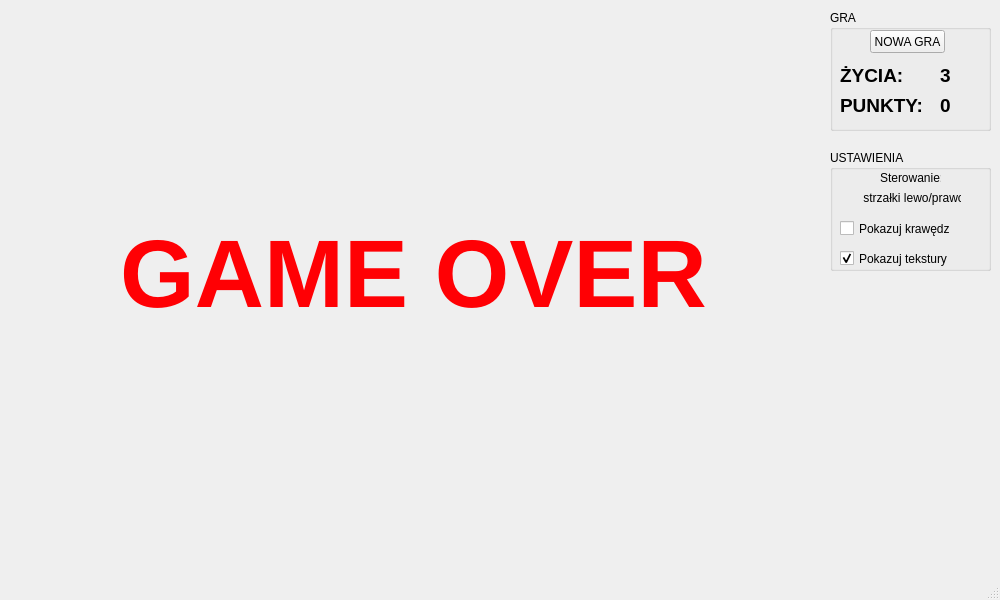
<?xml version="1.0" encoding="UTF-8"?>
<ui version="4.0">
 <class>MainWindow</class>
 <widget class="QMainWindow" name="MainWindow">
  <property name="enabled">
   <bool>true</bool>
  </property>
  <property name="geometry">
   <rect>
    <x>0</x>
    <y>0</y>
    <width>1000</width>
    <height>600</height>
   </rect>
  </property>
  <property name="sizePolicy">
   <sizepolicy hsizetype="MinimumExpanding" vsizetype="Preferred">
    <horstretch>0</horstretch>
    <verstretch>0</verstretch>
   </sizepolicy>
  </property>
  <property name="minimumSize">
   <size>
    <width>1000</width>
    <height>600</height>
   </size>
  </property>
  <property name="maximumSize">
   <size>
    <width>1000</width>
    <height>600</height>
   </size>
  </property>
  <property name="baseSize">
   <size>
    <width>1000</width>
    <height>600</height>
   </size>
  </property>
  <property name="windowTitle">
   <string>Project</string>
  </property>
  <property name="windowIcon">
   <iconset resource="images.qrc">
    <normaloff>:/images/icon5.png</normaloff>:/images/icon5.png</iconset>
  </property>
  <property name="toolTip">
   <string/>
  </property>
  <property name="autoFillBackground">
   <bool>false</bool>
  </property>
  <widget class="QWidget" name="centralwidget">
   <widget class="QGroupBox" name="groupBox">
    <property name="geometry">
     <rect>
      <x>830</x>
      <y>10</y>
      <width>161</width>
      <height>121</height>
     </rect>
    </property>
    <property name="title">
     <string>GRA</string>
    </property>
    <widget class="QPushButton" name="startButton">
     <property name="geometry">
      <rect>
       <x>40</x>
       <y>20</y>
       <width>75</width>
       <height>23</height>
      </rect>
     </property>
     <property name="focusPolicy">
      <enum>Qt::NoFocus</enum>
     </property>
     <property name="text">
      <string>NOWA GRA</string>
     </property>
    </widget>
    <widget class="QLabel" name="label">
     <property name="geometry">
      <rect>
       <x>10</x>
       <y>80</y>
       <width>91</width>
       <height>31</height>
      </rect>
     </property>
     <property name="font">
      <font>
       <pointsize>14</pointsize>
       <weight>75</weight>
       <bold>true</bold>
      </font>
     </property>
     <property name="text">
      <string>PUNKTY: </string>
     </property>
    </widget>
    <widget class="QLabel" name="scoreLabel">
     <property name="geometry">
      <rect>
       <x>110</x>
       <y>80</y>
       <width>41</width>
       <height>31</height>
      </rect>
     </property>
     <property name="font">
      <font>
       <pointsize>14</pointsize>
       <weight>75</weight>
       <bold>true</bold>
      </font>
     </property>
     <property name="text">
      <string>0</string>
     </property>
    </widget>
    <widget class="QLabel" name="label_2">
     <property name="geometry">
      <rect>
       <x>10</x>
       <y>50</y>
       <width>81</width>
       <height>31</height>
      </rect>
     </property>
     <property name="font">
      <font>
       <pointsize>14</pointsize>
       <weight>75</weight>
       <bold>true</bold>
      </font>
     </property>
     <property name="text">
      <string>ŻYCIA:</string>
     </property>
    </widget>
    <widget class="QLabel" name="livesLabel">
     <property name="geometry">
      <rect>
       <x>110</x>
       <y>50</y>
       <width>41</width>
       <height>31</height>
      </rect>
     </property>
     <property name="font">
      <font>
       <pointsize>14</pointsize>
       <weight>75</weight>
       <bold>true</bold>
      </font>
     </property>
     <property name="text">
      <string>3</string>
     </property>
    </widget>
   </widget>
   <widget class="QGroupBox" name="groupBox_2">
    <property name="geometry">
     <rect>
      <x>830</x>
      <y>150</y>
      <width>161</width>
      <height>121</height>
     </rect>
    </property>
    <property name="title">
     <string>USTAWIENIA</string>
    </property>
    <widget class="QCheckBox" name="checkBox_2">
     <property name="geometry">
      <rect>
       <x>10</x>
       <y>100</y>
       <width>111</width>
       <height>17</height>
      </rect>
     </property>
     <property name="focusPolicy">
      <enum>Qt::NoFocus</enum>
     </property>
     <property name="text">
      <string>Pokazuj tekstury</string>
     </property>
     <property name="checkable">
      <bool>true</bool>
     </property>
     <property name="checked">
      <bool>true</bool>
     </property>
    </widget>
    <widget class="QCheckBox" name="checkBox">
     <property name="geometry">
      <rect>
       <x>10</x>
       <y>70</y>
       <width>111</width>
       <height>17</height>
      </rect>
     </property>
     <property name="focusPolicy">
      <enum>Qt::NoFocus</enum>
     </property>
     <property name="text">
      <string>Pokazuj krawędzie</string>
     </property>
     <property name="checkable">
      <bool>true</bool>
     </property>
     <property name="checked">
      <bool>false</bool>
     </property>
    </widget>
    <widget class="QLabel" name="label_3">
     <property name="geometry">
      <rect>
       <x>50</x>
       <y>20</y>
       <width>61</width>
       <height>16</height>
      </rect>
     </property>
     <property name="text">
      <string>Sterowanie:</string>
     </property>
    </widget>
    <widget class="QLabel" name="label_4">
     <property name="geometry">
      <rect>
       <x>30</x>
       <y>40</y>
       <width>101</width>
       <height>16</height>
      </rect>
     </property>
     <property name="text">
      <string> strzałki lewo/prawo</string>
     </property>
    </widget>
   </widget>
   <widget class="QLabel" name="gameOver">
    <property name="geometry">
     <rect>
      <x>120</x>
      <y>180</y>
      <width>591</width>
      <height>191</height>
     </rect>
    </property>
    <property name="font">
     <font>
      <pointsize>72</pointsize>
      <weight>75</weight>
      <bold>true</bold>
     </font>
    </property>
    <property name="text">
     <string>&lt;html&gt;&lt;head/&gt;&lt;body&gt;&lt;p&gt;&lt;span style=&quot; color:#ff0004;&quot;&gt;GAME OVER&lt;/span&gt;&lt;/p&gt;&lt;/body&gt;&lt;/html&gt;</string>
    </property>
   </widget>
  </widget>
  <widget class="QMenuBar" name="menubar">
   <property name="geometry">
    <rect>
     <x>0</x>
     <y>0</y>
     <width>1000</width>
     <height>21</height>
    </rect>
   </property>
  </widget>
  <widget class="QStatusBar" name="statusbar"/>
 </widget>
 <resources>
  <include location="images.qrc"/>
 </resources>
 <connections/>
</ui>
